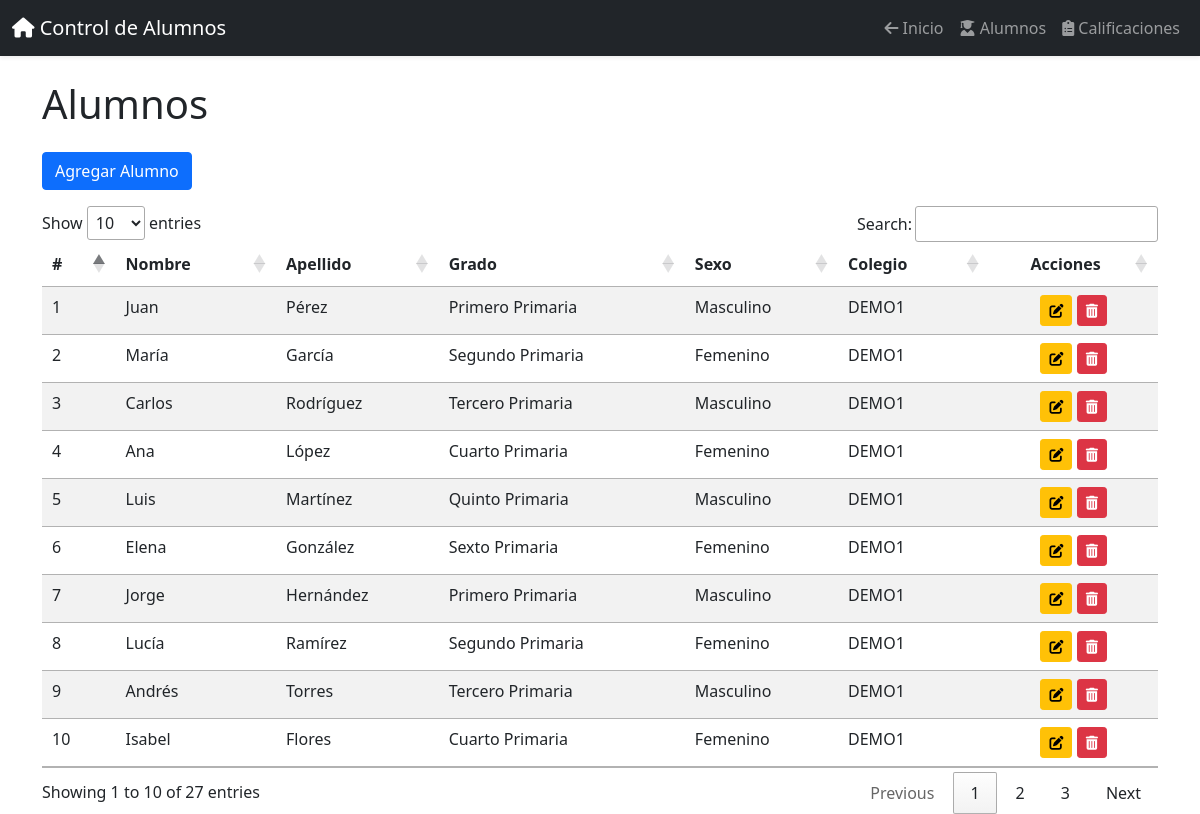
/?controller=AlumnoController&action=listarAlumnos, run on the app's committed database.
### tables this page shows
CREATE TABLE `alumnos` (
  `id` int(11) NOT NULL,
  `nombre` varchar(100) DEFAULT NULL,
  `apellido` varchar(100) DEFAULT NULL,
  `grado` varchar(20) DEFAULT NULL,
  `sexo` enum('M','F') DEFAULT NULL,
  `colegio_id` int(11) DEFAULT NULL
);

CREATE TABLE `colegios` (
  `id` int(11) NOT NULL,
  `nombre` varchar(100) DEFAULT NULL
);

### app/controllers/AlumnoController.php (called while the page is built, shortened)
<?php
require_once './app/models/Alumno.php';
class AlumnoController
{
    private $alumnoModel;
    public function __construct()
    {
        $this->alumnoModel = new Alumno();
    }
    public function listarAlumnos()
    {
        $alumnos = $this->alumnoModel->obtenerAlumnos();
        require './app/views/lista_alumnos.php';
    }
}

### app/models/Alumno.php (called while the page is built, shortened)
<?php
require_once 'config/config.php';
class Alumno
{
    private $conn;
    public function __construct()
    {
        global $conn;
        $this->conn = $conn;
    }
    public function obtenerAlumnos()
    {
        $sql = "SELECT alumnos.*, colegios.nombre AS nombre_colegio
                FROM alumnos
                JOIN colegios ON alumnos.colegio_id = colegios.id";
        $stmt = $this->conn->prepare($sql);
        $stmt->execute();
        return $stmt->fetchAll(PDO::FETCH_ASSOC);
    }
}

### app/views/lista_alumnos.php (the view, shortened to what this page needs)
<!DOCTYPE html>
<html lang="es">
<head>
</head>
<body>
    <?php require './app/views/layout/header.php'; ?>
    <h1 class="mb-4">Alumnos</h1>
    <a href="#" class="btn btn-primary mb-3" data-bs-toggle="modal" data-bs-target="#agregarAlumnoModal">Agregar Alumno</a>
    <div class="table-responsive">
    <table id="tablaAlumnos" class="table table-striped">
        <thead>
            <tr>
                <th>#</th>
                <th>Nombre</th>
                <th>Apellido</th>
                <th>Grado</th>
                <th>Sexo</th>
                <th>Colegio</th>
                <th class="text-center">Acciones</th>
            </tr>
        </thead>
        <tbody>
            <?php $contador = 1; ?>
            <?php foreach ($alumnos as $alumno): ?>
                <tr>
                    <td><?= $contador++ ?></td>
                    <td><?= $alumno['nombre'] ?></td>
                    <td><?= $alumno['apellido'] ?></td>
                    <td><?= $alumno['grado'] ?></td>
                    <td><?= $alumno['sexo'] === 'M' ? 'Masculino' : 'Femenino' ?></td>
                    <td><?= $alumno['nombre_colegio'] ?></td>
                    <td class="text-center">
                        <a href="#" class="btn btn-warning btn-sm" data-bs-toggle="modal" data-bs-target="#editarAlumnoModal" onclick="cargarDatosAlumno(<?= $alumno['id'] ?>, '<?= $alumno['nombre'] ?>', '<?= $alumno['apellido'] ?>', '<?= $alumno['grado'] ?>', '<?= $alumno['sexo'] ?>', <?= $alumno['colegio_id'] ?>)">
                            <i class="fas fa-edit"></i>
                        </a>
                        <a href="#" class="btn btn-danger btn-sm" onclick="confirmarEliminar(<?= $alumno['id'] ?>)">
                            <i class="fas fa-trash-alt"></i>
                        </a>
                    </td>
                </tr>
            <?php endforeach; ?>
        </tbody>
    </table>
</div>
</body>
</html>

### public/index.php (shortened to what this page needs)
<?php
$controllerName = isset($_GET['controller']) ? $_GET['controller'] : null;
$action = isset($_GET['action']) ? $_GET['action'] : null;
if (is_null($controllerName) && is_null($action)) {
    require './app/views/home.php';
} else {
    $controller = new $controllerName();
    $controller->$action();
}

### app/views/layout/header.php (shortened to what this page needs)
<!DOCTYPE html>
<html lang="es">
<head>
    <link href="https://cdn.jsdelivr.net/npm/bootstrap@5.1.3/dist/css/bootstrap.min.css" rel="stylesheet">
    <link href="https://cdnjs.cloudflare.com/ajax/libs/font-awesome/6.0.0-beta3/css/all.min.css" rel="stylesheet">
    <link rel="stylesheet" href="https://cdn.datatables.net/1.11.5/css/jquery.dataTables.min.css">
</head>
<body>
<nav class="navbar navbar-expand-lg navbar-dark bg-dark shadow-sm">
    <div class="container-fluid">
        <a class="navbar-brand" href="index.php">
            <i class="fas fa-home"></i> Control de Alumnos
        </a>
        <div class="collapse navbar-collapse" id="navbarNav">
            <ul class="navbar-nav ms-auto">
                <li class="nav-item">
                    <a class="nav-link" href="index.php">
                        <i class="fas fa-arrow-left"></i> Inicio
                    </a>
                </li>
                <li class="nav-item">
                    <a class="nav-link" href="?controller=AlumnoController&action=listarAlumnos">
                        <i class="fas fa-user-graduate"></i> Alumnos
                    </a>
                </li>
                <li class="nav-item">
                    <a class="nav-link" href="?controller=CalificacionController&action=listarCalificaciones">
                        <i class="fas fa-clipboard-list"></i> Calificaciones
                    </a>
                </li>
            </ul>
        </div>
    </div>
</nav>
    <div class="container mt-4">
</body>
</html>

### data on the page
alumnos: nombre "Juan", apellido "Pérez", grado "Primero Primaria", sexo "Masculino", colegio.nombre "DEMO1"
alumnos: nombre "María", apellido "García", grado "Segundo Primaria", sexo "Femenino", colegio.nombre "DEMO1"
alumnos: nombre "Carlos", apellido "Rodríguez", grado "Tercero Primaria", sexo "Masculino", colegio.nombre "DEMO1"
alumnos: nombre "Ana", apellido "López", grado "Cuarto Primaria", sexo "Femenino", colegio.nombre "DEMO1"
alumnos: nombre "Luis", apellido "Martínez", grado "Quinto Primaria", sexo "Masculino", colegio.nombre "DEMO1"
alumnos: nombre "Elena", apellido "González", grado "Sexto Primaria", sexo "Femenino", colegio.nombre "DEMO1"
alumnos: nombre "Jorge", apellido "Hernández", grado "Primero Primaria", sexo "Masculino", colegio.nombre "DEMO1"
alumnos: nombre "Lucía", apellido "Ramírez", grado "Segundo Primaria", sexo "Femenino", colegio.nombre "DEMO1"
alumnos: nombre "Andrés", apellido "Torres", grado "Tercero Primaria", sexo "Masculino", colegio.nombre "DEMO1"
alumnos: nombre "Isabel", apellido "Flores", grado "Cuarto Primaria", sexo "Femenino", colegio.nombre "DEMO1"
